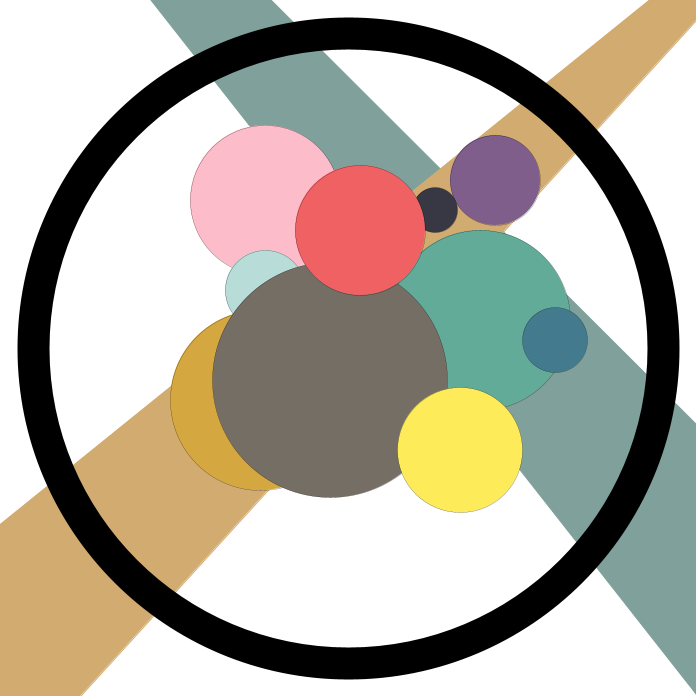
Frame 1 (no input)
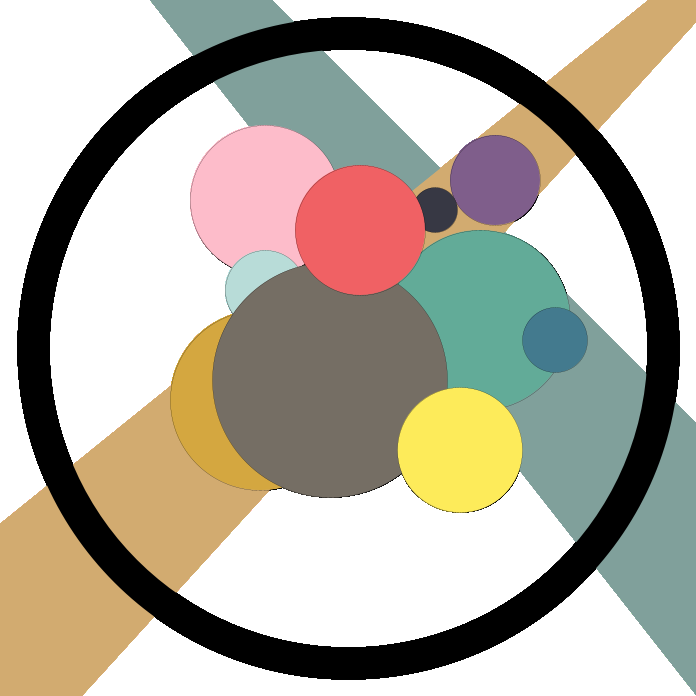
Frame 60 (the mouse pressed at the canvas centre just before this capture)
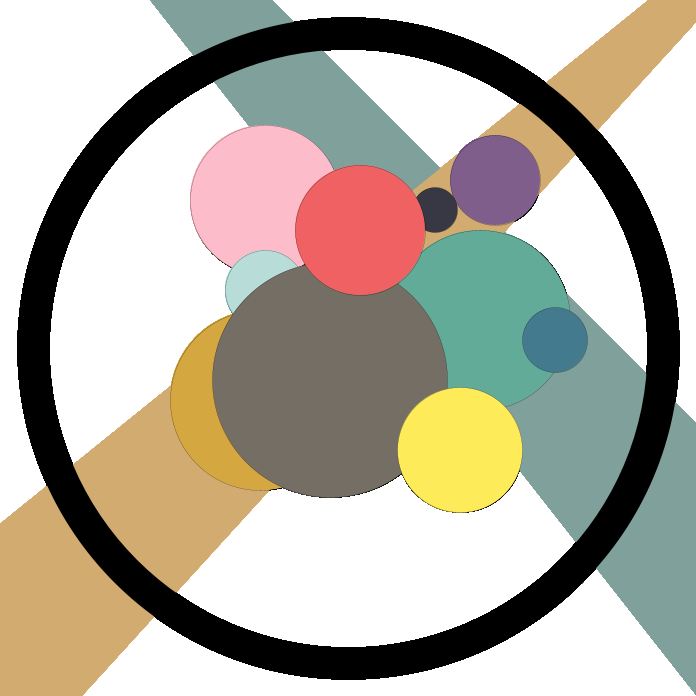
Frame 120 (the mouse held since frame 60 and released just before this capture)

The Processing sketch that drew these frames (run headless with seeded random() and noise(); from frame 60 on, the mouse is pressed at the canvas centre):

// Processing sketch: drawing
// ── drawing.pde
void setup(){
  size (696, 696);
  background(255);
}

void draw(){
  
//background
  
  //two color line
  strokeWeight(1);
  stroke(128,160,155,255);
  fill(128,160,155,255);
  beginShape();
  vertex(150, -1);
  vertex(270, -1);
  vertex(696, 424);
  vertex(696, 694);
  endShape(CLOSE);
  
  strokeWeight(1);
  stroke(210,171,112,255);
  fill(210,171,112,2555);
  beginShape();
  vertex(696, 20);
  vertex(696, -1);
  vertex(650, -1);
  vertex(0, 524);
  vertex(-1, 697);
  vertex(80, 696);
  endShape(CLOSE);
  
  //circle ring
  stroke(0);
  strokeWeight(32);
  noFill();
  circle(348, 348, 630);

//circles

  stroke(0);
  strokeWeight(0.2);
  
  //gray circle
  fill(98,171,152,255);
  circle(480, 320, 180);
  
  //orange circle
  fill(212,167,64,255);
  circle(260, 400, 180);
  
  //pink circle
  fill(253,188,202,255);
  circle(265, 200, 150);
  
  //purple circle
  fill(127,94,139,255);
  circle(495, 180, 90);
  
  //black circle
  fill(55,56,68,255);
  circle(435, 210, 45);
  
  //lightblue circle
  fill(184,220,216,255);
  circle(265, 290, 80);
  
  //green circles
  fill(117,110,100,255);
  circle(330, 380, 235);
  
  //red circle
  fill(240,97,100,255);
  circle(360, 230, 130);
  
  //yellow circle
  fill(253,235,90,255);
  circle(460, 450, 125);
  
  //blue circle
  fill(67,122,142,255);
  circle(555, 340, 65);
  
  //orangedot circle
  
  

  
}
